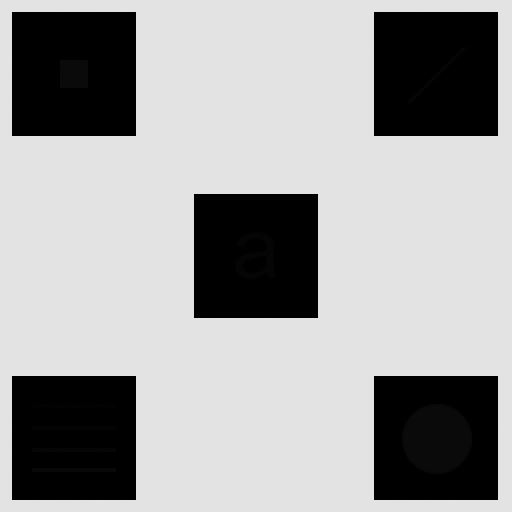
#> input picture HW1/Hist.tif, 512 x 512 px, found by its file name
$ python q2.py
#> lines starting #> are read from the running program, lines starting #| are printed output that depends on the picture
# -*- coding: utf-8 -*-
"""
Created on Mon Mar  8 14:02:44 2021

@author: hatam
"""


import numpy as np
import cv2
import matplotlib.pyplot as plt

img=cv2.imread("Hist.tif")
#> img is the input picture: shape (512, 512, 3); min 0, max 228, mean 160.7
hist_img = cv2.calcHist([img],[0],None,[256],[0,256])
#> hist_img = 256 values, max 175784 at index 227, min 0 at index 12, mean 1024
#plt.plot(hist_img)

plt.plot(hist_img)
plt.show()
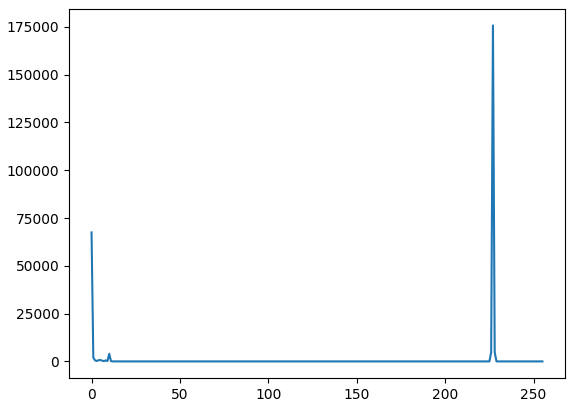
#> figure drawn by matplotlib, 1 panel; curve peaks at x = 227, y = 175784

#adapthisteq
clahe = cv2.createCLAHE(clipLimit=2.0, tileGridSize=(7,7))
adapthisteq= clahe.apply(img[:,:,0])

hist_adapthisteq = cv2.calcHist([adapthisteq],[0],None,[256],[0,256])
#> hist_adapthisteq = 256 values, max 164072 at index 227, min 0 at index 0, mean 1024

plt.plot(hist_adapthisteq)
plt.show()
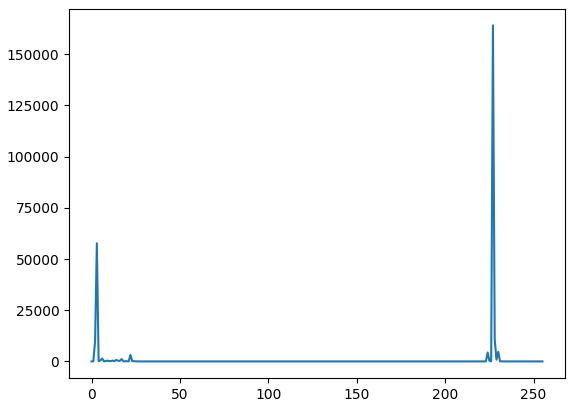
#> figure drawn by matplotlib, 1 panel; curve peaks at x = 227, y = 164072
cv2.imwrite('adapthisteq.png',adapthisteq)

#equalization
equ = cv2.equalizeHist(img[:,:,0])
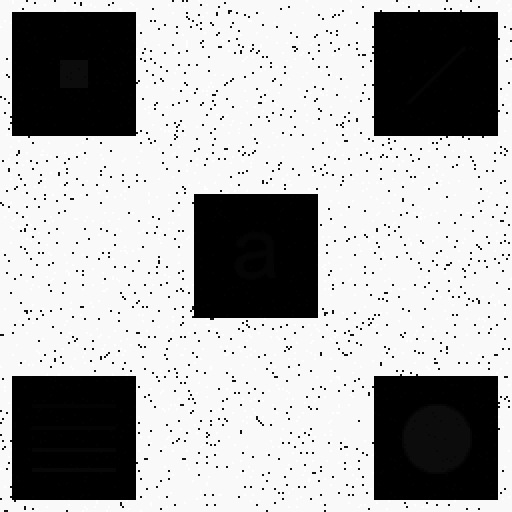
#> equ: shape (512, 512); min 0, max 255, mean 172.2
hist_equ = cv2.calcHist([equ],[0],None,[256],[0,256])
#> hist_equ = 256 values, max 175784 at index 249, min 0 at index 1, mean 1024

plt.plot(hist_equ)
plt.show()
#> figure, not shown here; curve peaks at x = 249, y = 175784

cv2.imwrite('histeq.png',equ)
Hori = np.concatenate(( equ,adapthisteq), axis=1)
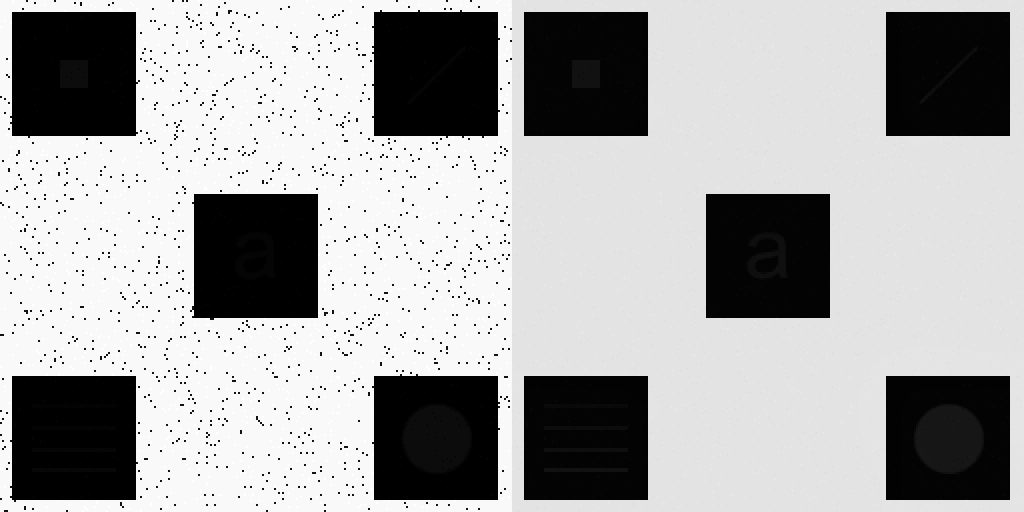
#> Hori: shape (512, 1024); min 0, max 255, mean 167

cv2.imshow('histeq-adapthisteq',Hori)
#Gray = np.concatenate((imgeg_rgbtogray, img_gray), axis=1)
#cv2.imshow('brain_gray',Gray)
cv2.waitKey(0)
cv2.destroyAllWindows()
